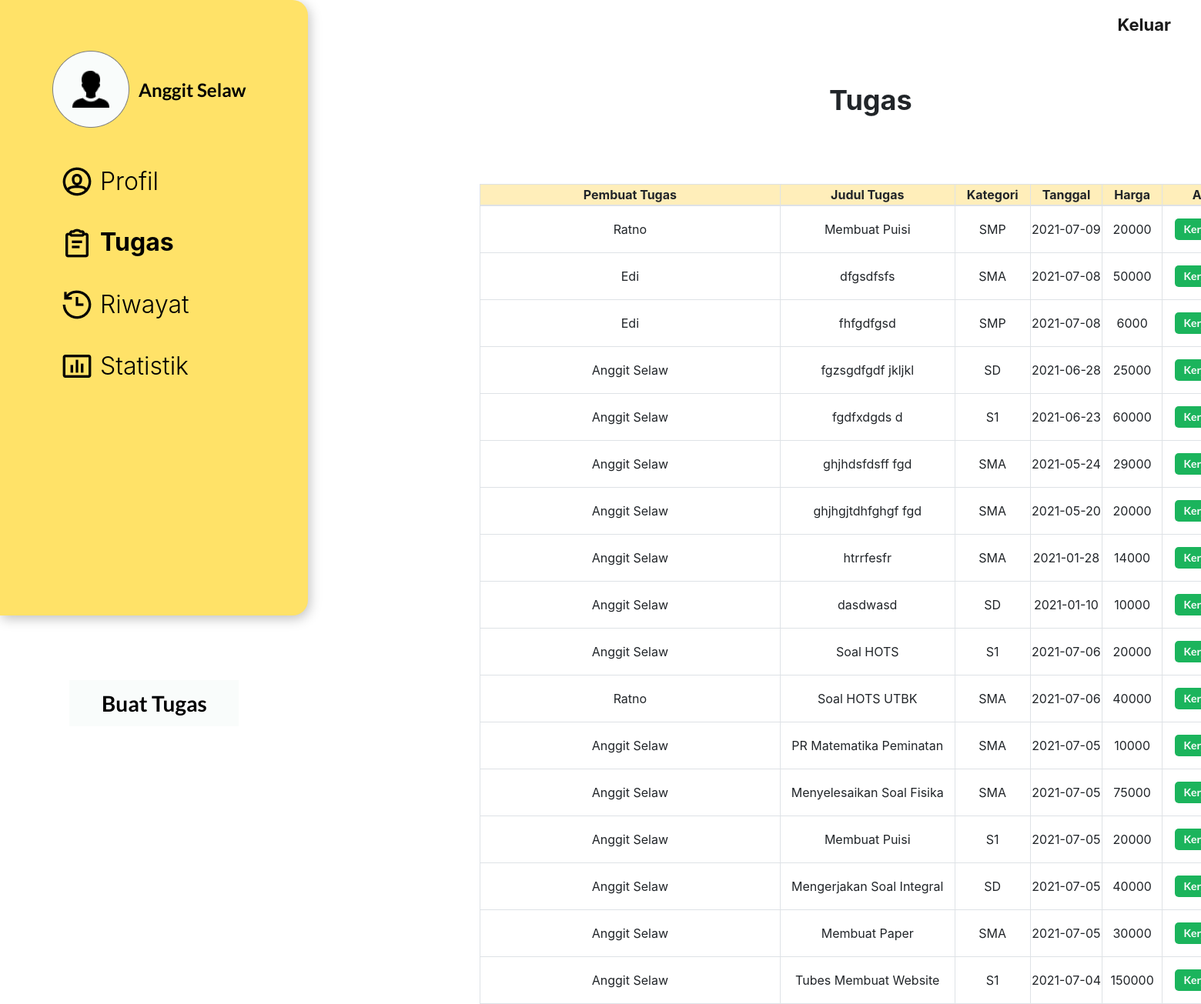
The page /tugas.php (signed in) on the database its author committed.
### tables this page shows
CREATE TABLE `tugas` (
  `id_tugas` int(11) NOT NULL,
  `id_user` int(11) NOT NULL,
  `tanggal` date NOT NULL,
  `judul_tugas` varchar(100) NOT NULL,
  `kategori` varchar(20) NOT NULL,
  `isi_tugas` text NOT NULL,
  `harga` int(11) NOT NULL,
  `status` varchar(10) NOT NULL,
  `id_tutor` int(11) DEFAULT NULL
);

CREATE TABLE `user` (
  `id` int(11) NOT NULL,
  `nama` varchar(50) NOT NULL,
  `email` varchar(20) NOT NULL,
  `password` varchar(255) NOT NULL
);

### tugas.php (the view, shortened to what this page needs)
<?php
require 'koneksi.php';
$sql = mysqli_query($conn, "SELECT * FROM tugas INNER JOIN user ON tugas.id_user = user.id WHERE status='' ORDER BY id_tugas DESC");
?>
<!DOCTYPE html>
<html lang="en">
<head>
    <link href="styleTugas.css" rel="stylesheet" type="text/css" />
    <link rel="stylesheet" href="https://stackpath.bootstrapcdn.com/bootstrap/4.1.3/css/bootstrap.min.css">
</head>
<body>
   <nav class="navbar fixed-top navbar-expand-lg navbar-light">
        <div class="container-fluid">
           <ul class="navbar-nav me-auto mb-2 mb-lg-0">
              <li class="nav-item">
                <a class="nav-link active" href="logout.php" onClick="return confirm('Apakah Anda Ingin Keluar?')" >Keluar</a>
              </li>
            </ul>
        </div>
      </nav>
  <div class="kotak-kuning">
    <div>
      <img src="icon/Group27.png" class="side-user" alt="">
      <span class="side-name"><p><?php echo $_SESSION["nama"]; ?></p></span>
    </div>
    <div>
      <a href="profile.php"><img class="icon1" src="icon/Group67.png" alt="">
      <span class="p-profil"><p>Profil</p></span></a>
      <a href="tugas.php"><img class="icon2" src="icon/Group66.png" alt="">
      <span class="p-tugas"><p style="font-weight: bold">Tugas</p></span></a>
      <a href="riwayat.php"><img class="icon3" src="icon/Group65.png" alt="">
      <span class="p-riwayat"><p>Riwayat</p></span></a>
      <a href="statistik.php"><img class="icon4" src="icon/Group64.png" alt="">
      <span class="p-statistik"><p>Statistik</p></span></a>
    </div>
    <a href="buatTugas.php">
      <div class="kotak-buat-tugas">
        <span class="p-buat-tugas"><p>Buat Tugas</p></span>
      </div>
    </a>
  </div>
  <span class="judul-konten"><p>Tugas</p></span>
  <div class="konten">
    <table class="table-bordered" style="width:1000px">
      <thead class="table-warning" >
        <tr class="thead-light">
          <th class="col">Pembuat Tugas</th>
          <th class="col" scope="col">Judul Tugas</th>
          <th class="col" scope="col">Kategori</th>
          <th class="col" scope="col">Tanggal</th>
          <th class="col" scope="col">Harga</th>
          <th class="col" scope="col">Aksi</th>
        </tr>
      </thead>
      <?php
      while($data = mysqli_fetch_array($sql)) {
      ?>
      <tbody>
        <tr>
          <td><?php echo $data['nama'] ?></td>
          <td>
          <a id="set_dtl" class="btn" data-toggle="modal" data-target="#modal-detail" data-isi_tugas="<?php echo $data['isi_tugas'] ?>">
            <?php echo $data['judul_tugas']?>
          </a>
          </td>
          <td><?php echo $data['kategori'] ?></td>
          <td><?php echo $data['tanggal'] ?></td>
          <td><?php echo $data['harga'] ?></td>
          <td>
            <a href="simpan.php?id_tugas=<?= $data["id_tugas"]; ?>" onClick="return confirm('apakah anda ingin mengerjakan tugas ini?')">
              <button>Kerjakan</button>
            </a>
          </td>
        </tr>
        <?php
        }
        ?>
      </tbody>
    </table>
  </div>
</body>
</html>

### styleTugas.css (style rules this page uses)
html { height: 100%; }
body { background-color: rgba(249, 252, 251, 0.88); font-family: 'Lato', sans-serif; }
nav { padding-left: 200px; padding-right: 100px; }
.nav-link { font-weight: bold; font-size: 22px; }
.kotak-kuning { min-height: 100vh; width: 400px; background: #FFE268; top: 0px; box-shadow: 2px 4px 16px rgba(0, 0, 0, 0.25); border-radius: 0px 20px 20px 0px; }
.icon1 { position: absolute; width: 40px; height: 40px; left: 80px; top: 216px; }
.kotak-kuning p { font-style: normal; font-weight: 300; font-size: 32px; line-height: 38px; color: #000000; }
a { text-decoration: none; }
.icon2 { position: absolute; width: 40px; height: 40px; left: 80px; top: 296px; }
.icon3 { position: absolute; width: 40px; height: 40px; left: 80px; top: 376px; }
.icon4 { position: absolute; width: 40px; height: 40px; left: 80px; top: 456px; }
.p-profil { position: absolute; width: 77px; height: 38px; left: 130px; top: 217px; }
.p-tugas { position: absolute; width: 78px; height: 38px; left: 130px; top: 296px; }
.p-riwayat { position: absolute; width: 108px; height: 38px; left: 130px; top: 377px; }
.p-statistik { position: absolute; width: 109px; height: 38px; left: 130px; top: 457px; }
.side-user { position: absolute; width: 100px; height: 100px; left: 68px; top: 66px; }
.side-name { position: absolute; width: 149px; height: 29px; left: 180px; top: 102px; }
.side-name p { font-family: Lato; font-style: normal; font-weight: bold; font-size: 24px; line-height: 29px; }
.kotak-buat-tugas { position: absolute; width: 220px; height: 60px; left: 90px; top: 884px; background: #F9FCFB; }
.p-buat-tugas { position: absolute; left: 42px; top: 13px; }
.p-buat-tugas p { font-family: Lato; font-style: normal; font-weight: 600; font-size: 28px; line-height: 34px; color: black; }
.judul-konten { position: absolute; width: 86px; height: 43px; left: 1077px; top: 109px; }
.judul-konten p { font-style: normal; font-weight: bold; font-size: 36px; line-height: 43px; }
.konten { position: absolute; width: 600px; height: 606px; left: 623px; top: 239px; }
table { text-align: center; }
table a button { border: 0px; position: relative; width: 100px; height: 32px; background: #1BB45C; border-radius: 5px; font-family: Lato; font-style: normal; font-weight: bold; font-size: 14px; line-height: 17px; color: #F9FCFB; }

### tugas.php (style rules this page uses)
table a button { border: 0px; position: relative; width: 80px; height: 28px; margin: 15px; background: #1BB45C; border-radius: 5px; font-family: Lato; font-style: normal; font-weight: bold; font-size: 14px; line-height: 10px; color: #F9FCFB; }

### rows shown on the page
tugas: id_user.nama "Ratno", judul_tugas "Membuat Puisi", kategori "SMP", tanggal "2021-07-09", harga "20000"
tugas: id_user.nama "Edi", judul_tugas "dfgsdfsfs", kategori "SMA", tanggal "2021-07-08", harga "50000"
tugas: id_user.nama "Edi", judul_tugas "fhfgdfgsd", kategori "SMP", tanggal "2021-07-08", harga "6000"
tugas: id_user.nama "Anggit Selaw", judul_tugas "fgzsgdfgdf jkljkl", kategori "SD", tanggal "2021-06-28", harga "25000"
tugas: id_user.nama "Anggit Selaw", judul_tugas "fgdfxdgds d", kategori "S1", tanggal "2021-06-23", harga "60000"
tugas: id_user.nama "Anggit Selaw", judul_tugas "ghjhdsfdsff fgd", kategori "SMA", tanggal "2021-05-24", harga "29000"
tugas: id_user.nama "Anggit Selaw", judul_tugas "ghjhgjtdhfghgf fgd", kategori "SMA", tanggal "2021-05-20", harga "20000"
tugas: id_user.nama "Anggit Selaw", judul_tugas "htrrfesfr", kategori "SMA", tanggal "2021-01-28", harga "14000"
tugas: id_user.nama "Anggit Selaw", judul_tugas "dasdwasd", kategori "SD", tanggal "2021-01-10", harga "10000"
tugas: id_user.nama "Anggit Selaw", judul_tugas "Soal HOTS", kategori "S1", tanggal "2021-07-06", harga "20000"
tugas: id_user.nama "Ratno", judul_tugas "Soal HOTS UTBK", kategori "SMA", tanggal "2021-07-06", harga "40000"
tugas: id_user.nama "Anggit Selaw", judul_tugas "PR Matematika Peminatan", kategori "SMA", tanggal "2021-07-05", harga "10000"
tugas: id_user.nama "Anggit Selaw", judul_tugas "Menyelesaikan Soal Fisika", kategori "SMA", tanggal "2021-07-05", harga "75000"
tugas: id_user.nama "Anggit Selaw", judul_tugas "Membuat Puisi", kategori "S1", tanggal "2021-07-05", harga "20000"
tugas: id_user.nama "Anggit Selaw", judul_tugas "Mengerjakan Soal Integral", kategori "SD", tanggal "2021-07-05", harga "40000"
tugas: id_user.nama "Anggit Selaw", judul_tugas "Membuat Paper", kategori "SMA", tanggal "2021-07-05", harga "30000"
tugas: id_user.nama "Anggit Selaw", judul_tugas "Tubes Membuat Website", kategori "S1", tanggal "2021-07-04", harga "150000"

### other values the page prints
$_SESSION["nama"] "Anggit Selaw"
